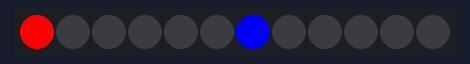
Bench run of a sketch on a simulated Arduino Uno, built with avr-gcc and run on an emulated ATmega328P. Parts: 12 RGB LEDs in strip order, left to right.

Above: at 0.1 s.
At 1.1 s:
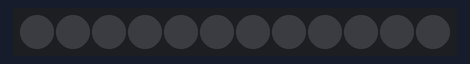

The sketch:

FO2.ino
```cpp
/****************************
 *  FONCTION OBLIGATOIRE 2  *
 *     GROUPE 19 - RFID     *
 *      BOULILA Elyssa      *
 *     BOUZAIEN Mokhles     *
 *       THABET Achraf      *
 ****************************/

#include <Adafruit_NeoPixel.h> // NeoPixel library import
#ifdef __AVR__
  #include <avr/power.h>
#endif

const int     PIN          =  6;
const int     NUMPIXELS    =  12;

Adafruit_NeoPixel pixels = Adafruit_NeoPixel(NUMPIXELS, PIN, NEO_GRB + NEO_KHZ800);

// defining colors
const uint32_t red       =  pixels.Color(255, 0, 0);
const uint32_t green     =  pixels.Color(0, 255, 0);
const uint32_t yellow    =  pixels.Color(255, 255, 0);
const uint32_t blank     =  pixels.Color(0, 0, 0);
const uint32_t white     =  pixels.Color(255, 255, 255);
const uint32_t blue      =  pixels.Color(0, 0, 255);

void setup() {
  pixels.begin(); // initializes NeoPixel
}

void loop() {
  pixels.setPixelColor(0, red);
  pixels.setPixelColor(6, blue);
  pixels.show();
  delay(1000);
  setAll(blank);
  delay(1000);
}

// set a unique color to all pixels
void setAll(uint32_t color) {
  for(int i=0;i<NUMPIXELS;i++){
    pixels.setPixelColor(i, color);
    pixels.show();
  }
}
```

Measured:
- what the display in image 1 shows lasts 1.0 s, from 1.0 s to 2.0 s
